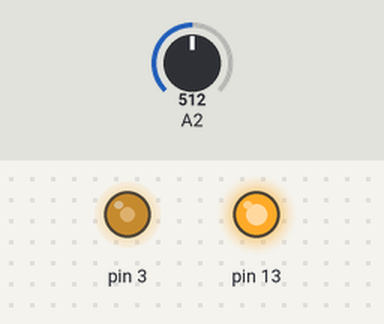
Bench run of a sketch on a simulated Arduino Uno, built with avr-gcc and run on an emulated ATmega328P. Parts: output pins drawn as LEDs (lit = HIGH). The test bench sets the inputs (shaded band); at power-on: A2 = 512.

Above: at 1.2 s.
1.3 s: A2 set to 716
At 2.4 s:
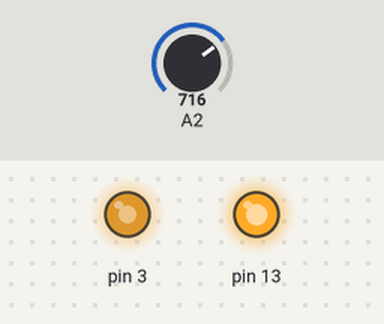
2.8 s: A2 set to 900
At 3.5 s:
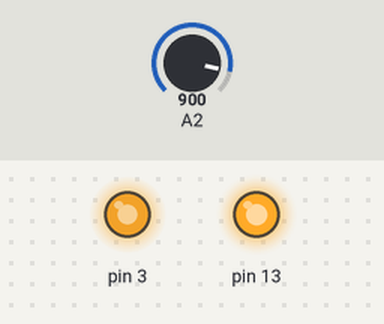
4.3 s: A2 set to 122
At 4.7 s:
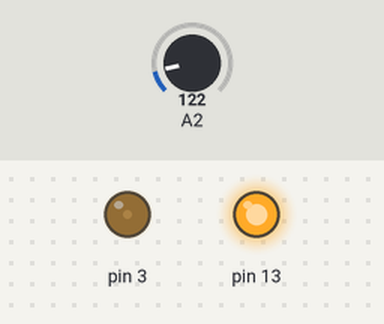
5.8 s: A2 set to 0
At 7.0 s:
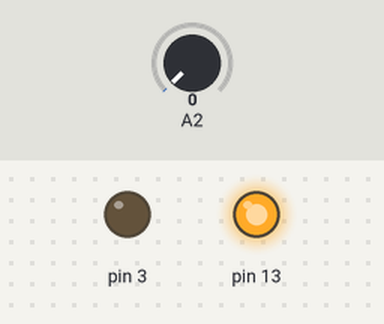
Timing chart, 0 to 8.3 s (numbered marks = the images above; inputs shaded):
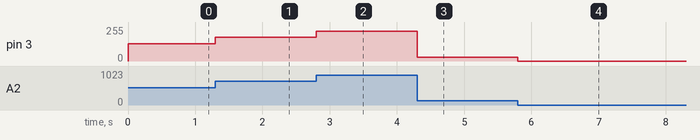

Measured:
- after the input at 1.3 s, pin 3: 128/255 → 179/255 at once
- after the input at 2.8 s, pin 3: 179/255 → 225/255 at once
- after the input at 4.3 s, pin 3: 225/255 → 30/255 at once
- after the input at 5.8 s, pin 3: 30/255 → 0/255 at once

The sketch:

pwm.pde
```cpp
#include <Wire.h>
#include <LiquidCrystal.h>
#include <EEPROM.h>

   int brightness=0;
void setup() {
  Serial.begin(9600);
pinMode(13,OUTPUT);
     pinMode(3,OUTPUT);
     pinMode(A2,INPUT);

     digitalWrite(13,HIGH);

   }

void loop() {
  brightness=analogRead(A2)/4;
   analogWrite(3,brightness);
//   delay(100);
// for(int i=0;i<266;i++) {
//    analogWrite(3,i);
//   delay(1000);
  //}


}
```
